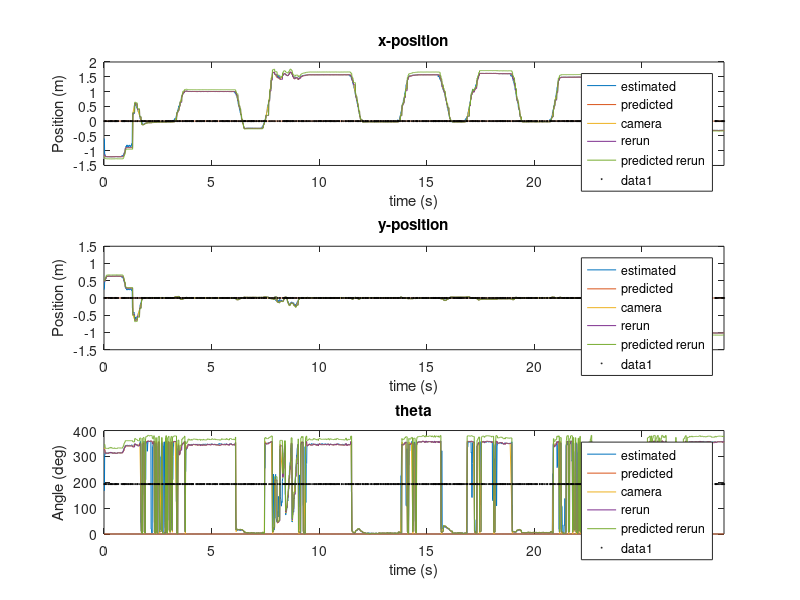

Source code (MATLAB): (Note: this script raises an error after producing the figure.)
% clear; close all; clc;
load('data/ally07_rerun.mat');

Tcamera=1/30;Tcontrol=1/100;
% cam_latency = 130E-3; % s
% update_type = 'SIMPLE';
% Q = diag([(5E-2)^2 (5E-2)^2 (10*pi/180)^2]);
% R = diag([ 0.001^2 0.001^2 (1*pi/180)^2 ]);
% save('bot_msg_data7.mat');

% How many samples are there?
N = length(bot.Xhat);

% Create a time vector
t = (0:N-1)*Tcontrol;

fprintf('Processing %f seconds of bot data.\r\n\r\n', N*Tcontrol);

% Initialize and unpackage
x = nonzeros([bot(:).VisionX]);
y = nonzeros([bot(:).VisionY]);
theta = nonzeros([bot(:).VisionTheta]);
x_t = find([bot(:).VisionX]~=0)*Tcontrol;
y_t = find([bot(:).VisionY]~=0)*Tcontrol;
theta_t = find([bot(:).VisionTheta]~=0)*Tcontrol;

xhat = [bot(:).Xhat];
yhat = [bot(:).Yhat];
thetahat = [bot(:).Thetahat];
vx = [bot(:).Vx];
vy = [bot(:).Vy];
w = [bot(:).W];
xhat_future = [bot(:).XhatFuture];
yhat_future = [bot(:).YhatFuture];
thetahat_future = [bot(:).ThetahatFuture];
corrections = nonzeros([bot(:).Correction]);
corrections_t = find([bot(:).Correction]==1)*Tcontrol;

% Create a shifted corrections to be at mean of x and y
% The '-1' is because they are initially Booleans
corrections_x = (corrections-1) + mean(xhat);
corrections_y = (corrections-1) + mean(yhat);
corrections_theta = (corrections-1) + mean(thetahat);

figure(1); clf;
ax(1) = subplot(311);
plot(t,xhat,t,xhat_future,x_t,x);
if rerun
    hold on;
    plot(t,xhat_rerun);
    plot(t,xhat_future_rerun);
    hold off
end
legend('estimated','predicted','camera','rerun', 'predicted rerun');
xlim([0 t(end)]);
title('x-position');
xlabel('time (s)');
ylabel('Position (m)');
hold on;
s = scatter(corrections_t,corrections_x, 'k');
set(s,'sizedata', .6);

% ax(2) = subplot(412);
% plot(t,vx);
% xlim([0 t(end)]);
% title('x-velocity');
% xlabel('time (s)');
% ylabel('Velocity (m/s)');

ax(3) = subplot(312);
plot(t,yhat,t,yhat_future,y_t,y);
if rerun
    hold on;
    plot(t,yhat_rerun);
    plot(t,yhat_future_rerun);
    hold off
end
legend('estimated','predicted','camera','rerun','predicted rerun');
xlim([0 t(end)]);
title('y-position');
xlabel('time (s)');
ylabel('Position (m)');
hold on;
s = scatter(corrections_t,corrections_y, 'k');
set(s,'sizedata', .6);

% ax(4) = subplot(414);
% plot(t,vy);
% xlim([0 t(end)]);
% title('y-velocity');
% xlabel('time (s)');
% ylabel('Velocity (m/s)');

ax(5) = subplot(313);
plot(t,thetahat,t,thetahat_future,theta_t,theta);
if rerun
    hold on;
    plot(t,thetahat_rerun);
    plot(t,thetahat_future_rerun);
    hold off
end
legend('estimated','predicted','camera','rerun','predicted rerun');
xlim([0 t(end)]);
title('theta');
xlabel('time (s)');
ylabel('Angle (deg)');
hold on;
s = scatter(corrections_t,corrections_theta, 'k');
set(s,'sizedata', .6);

linkaxes(ax(:), 'x');

% Plot the initial position